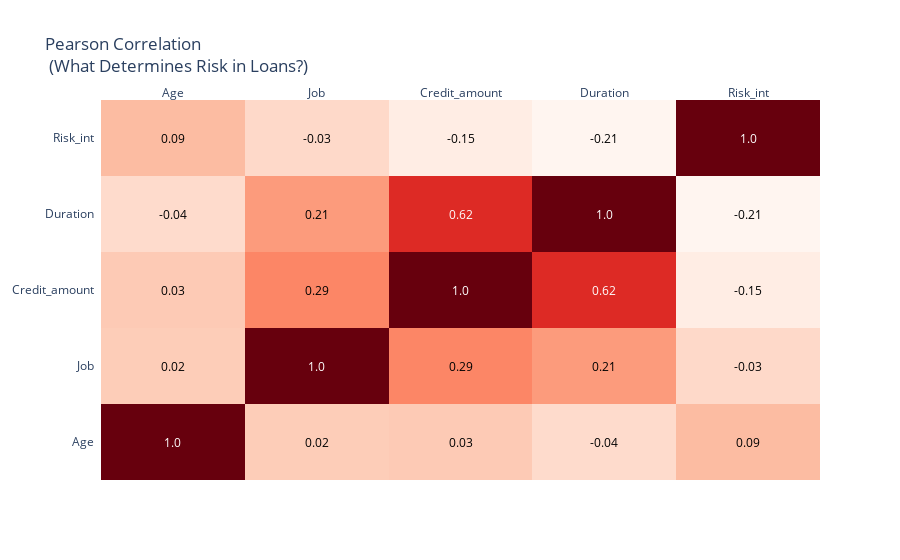

The notebook cell this image was saved under:
### Code cell
#Correlation for numerical variables
corr = df.corr()

arr_corr = corr.values
arr_corr = np.around(arr_corr, decimals=2)

columns = corr.columns.values.tolist()

fig = ff.create_annotated_heatmap(arr_corr, x=columns, y=columns, colorscale='Reds')

fig.layout.title = 'Pearson Correlation <br> (What Determines Risk in Loans?)'
iplot(fig, filename='annotated_heatmap')

### Figure 1 — Plotly figure (JSON) as saved in the notebook; plotly's stock layout.template omitted (floating-point values rounded to 4 significant figures)
{"data": [{"colorscale": [[0, "rgb(255,245,240)"], [0.125, "rgb(254,224,210)"], [0.25, "rgb(252,187,161)"], [0.375, "rgb(252,146,114)"], [0.5, "rgb(251,106,74)"], [0.625, "rgb(239,59,44)"], [0.75, "rgb(203,24,29)"], [0.875, "rgb(165,15,21)"], [1, "rgb(103,0,13)"]], "reversescale": false, "showscale": false, "type": "heatmap", "x": ["Age", "Job", "Credit_amount", "Duration", "Risk_int"], "y": ["Age", "Job", "Credit_amount", "Duration", "Risk_int"], "z": [[1, 0.02, 0.03, -0.04, 0.09], [0.02, 1, 0.29, 0.21, -0.03], [0.03, 0.29, 1, 0.62, -0.15], [-0.04, 0.21, 0.62, 1, -0.21], [0.09, -0.03, -0.15, -0.21, 1]]}], "layout": {"annotations": [{"font": {"color": "#FFFFFF"}, "showarrow": false, "text": "1.0", "x": "Age", "xref": "x", "y": "Age", "yref": "y"}, {"font": {"color": "#000000"}, "showarrow": false, "text": "0.02", "x": "Job", "xref": "x", "y": "Age", "yref": "y"}, {"font": {"color": "#000000"}, "showarrow": false, "text": "0.03", "x": "Credit_amount", "xref": "x", "y": "Age", "yref": "y"}, {"font": {"color": "#000000"}, "showarrow": false, "text": "-0.04", "x": "Duration", "xref": "x", "y": "Age", "yref": "y"}, {"font": {"color": "#000000"}, "showarrow": false, "text": "0.09", "x": "Risk_int", "xref": "x", "y": "Age", "yref": "y"}, {"font": {"color": "#000000"}, "showarrow": false, "text": "0.02", "x": "Age", "xref": "x", "y": "Job", "yref": "y"}, {"font": {"color": "#FFFFFF"}, "showarrow": false, "text": "1.0", "x": "Job", "xref": "x", "y": "Job", "yref": "y"}, {"font": {"color": "#000000"}, "showarrow": false, "text": "0.29", "x": "Credit_amount", "xref": "x", "y": "Job", "yref": "y"}, {"font": {"color": "#000000"}, "showarrow": false, "text": "0.21", "x": "Duration", "xref": "x", "y": "Job", "yref": "y"}, {"font": {"color": "#000000"}, "showarrow": false, "text": "-0.03", "x": "Risk_int", "xref": "x", "y": "Job", "yref": "y"}, {"font": {"color": "#000000"}, "showarrow": false, "text": "0.03", "x": "Age", "xref": "x", "y": "Credit_amount", "yref": "y"}, {"font": {"color": "#000000"}, "showarrow": false, "text": "0.29", "x": "Job", "xref": "x", "y": "Credit_amount", "yref": "y"}, {"font": {"color": "#FFFFFF"}, "showarrow": false, "text": "1.0", "x": "Credit_amount", "xref": "x", "y": "Credit_amount", "yref": "y"}, {"font": {"color": "#FFFFFF"}, "showarrow": false, "text": "0.62", "x": "Duration", "xref": "x", "y": "Credit_amount", "yref": "y"}, {"font": {"color": "#000000"}, "showarrow": false, "text": "-0.15", "x": "Risk_int", "xref": "x", "y": "Credit_amount", "yref": "y"}, {"font": {"color": "#000000"}, "showarrow": false, "text": "-0.04", "x": "Age", "xref": "x", "y": "Duration", "yref": "y"}, {"font": {"color": "#000000"}, "showarrow": false, "text": "0.21", "x": "Job", "xref": "x", "y": "Duration", "yref": "y"}, {"font": {"color": "#FFFFFF"}, "showarrow": false, "text": "0.62", "x": "Credit_amount", "xref": "x", "y": "Duration", "yref": "y"}, {"font": {"color": "#FFFFFF"}, "showarrow": false, "text": "1.0", "x": "Duration", "xref": "x", "y": "Duration", "yref": "y"}, {"font": {"color": "#000000"}, "showarrow": false, "text": "-0.21", "x": "Risk_int", "xref": "x", "y": "Duration", "yref": "y"}, {"font": {"color": "#000000"}, "showarrow": false, "text": "0.09", "x": "Age", "xref": "x", "y": "Risk_int", "yref": "y"}, {"font": {"color": "#000000"}, "showarrow": false, "text": "-0.03", "x": "Job", "xref": "x", "y": "Risk_int", "yref": "y"}, {"font": {"color": "#000000"}, "showarrow": false, "text": "-0.15", "x": "Credit_amount", "xref": "x", "y": "Risk_int", "yref": "y"}, {"font": {"color": "#000000"}, "showarrow": false, "text": "-0.21", "x": "Duration", "xref": "x", "y": "Risk_int", "yref": "y"}, {"font": {"color": "#FFFFFF"}, "showarrow": false, "text": "1.0", "x": "Risk_int", "xref": "x", "y": "Risk_int", "yref": "y"}], "title": {"text": "Pearson Correlation <br> (What Determines Risk in Loans?)"}, "xaxis": {"dtick": 1, "gridcolor": "rgb(0, 0, 0)", "side": "top", "ticks": ""}, "yaxis": {"dtick": 1, "ticks": "", "ticksuffix": "  "}}}
